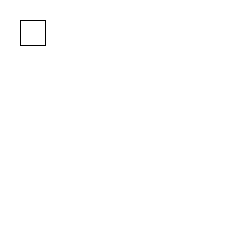
Frame 1 (no input)
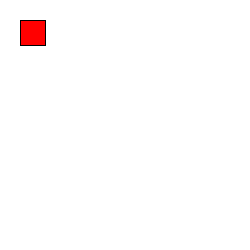
Frame 60 (the mouse pressed at the canvas centre just before this capture)
Frame 120 (the mouse held since frame 60 and released just before this capture): identical to frame 60, image omitted

The Processing sketch that drew these frames (run headless with seeded random() and noise(); from frame 60 on, the mouse is pressed at the canvas centre):

// Processing sketch: processing_106717
// ── processing_106717.pde

int x =20;
int y =20;

int dx=0;
int dy=0;

void setup() {  //setup function called initially, only once
  size(250, 250);

}

void draw() {  //draw function loops 
background(255,255,255);


rect(x,y,25,25);
    if(keyPressed){ 
        fill(y,255,0);
        if (key=='d'){
        dx=1; 
        }
    
        else if (key=='a') {
        dx=-1;
        }   
        
        if (key=='w'){
        dx=0;
        dy=-1;}
        
        else if (key=='s') {
        dx=0;
        dy=1;}
    } 
    else
    {fill (255,0,0);
    }
    x=x+dx;
    y=y+dy;

  }
